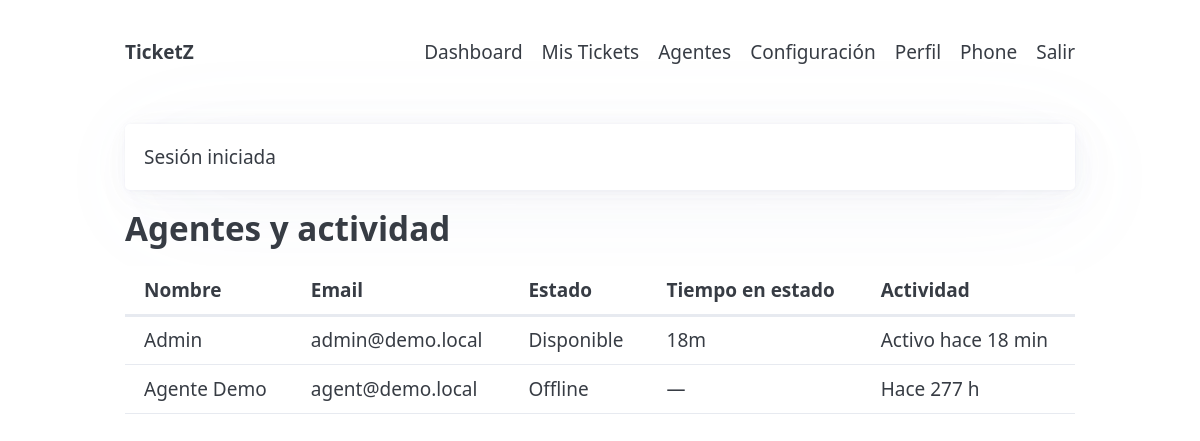
/?page=agents (signed in), run on an earlier commit of the app's database.
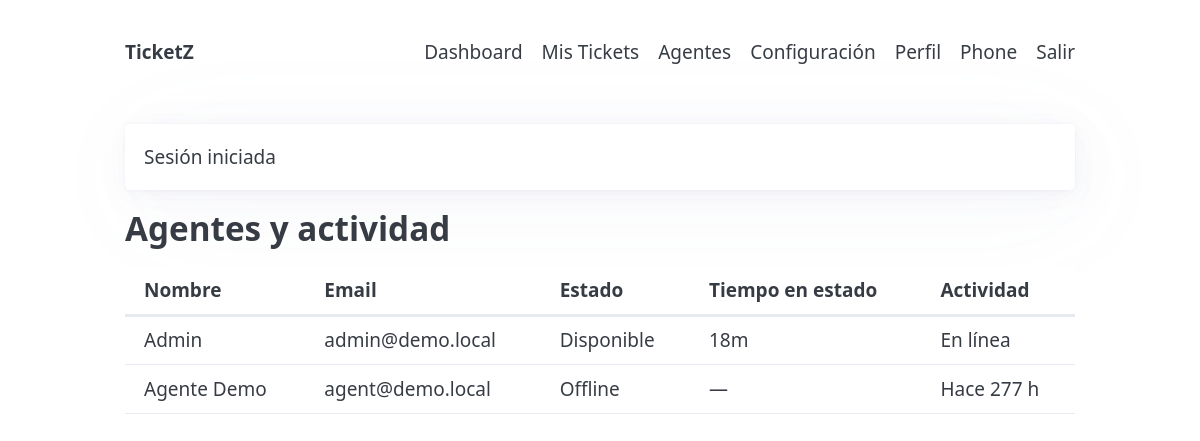
And on a later commit of the database.
### tables this page shows
CREATE TABLE users(
        id INTEGER PRIMARY KEY AUTOINCREMENT,
        name TEXT NOT NULL,
        email TEXT UNIQUE NOT NULL,
        pass TEXT NOT NULL,
        role TEXT NOT NULL DEFAULT "user",
        theme TEXT NOT NULL DEFAULT "light",
        notify_email INTEGER NOT NULL DEFAULT 1,
        last_active INTEGER DEFAULT NULL,
        created_at INTEGER NOT NULL
    , status TEXT NOT NULL DEFAULT "offline", status_since INTEGER DEFAULT NULL);

### app/db.php (called while the page is built, shortened)
<?php
function db(): PDO {
    static $pdo = null;
    if ($pdo) return $pdo;
    $dsn = 'sqlite:' . DB_FILE;
    try {
        $pdo = new PDO($dsn);
        $pdo->setAttribute(PDO::ATTR_ERRMODE, PDO::ERRMODE_EXCEPTION);
        $pdo->exec('PRAGMA foreign_keys = ON');
        return $pdo;
    } catch (PDOException $e) {
        http_response_code(500);
        $msg = "No se pudo abrir la base de datos SQLite en: " . DB_FILE . "\\nError: " . $e->getMessage();
        echo nl2br(htmlspecialchars($msg, ENT_QUOTES | ENT_SUBSTITUTE, 'UTF-8'));
        exit;
    }
}

### app/models.php (called while the page is built, shortened)
<?php
function list_agents(): array {
    $st=db()->query('SELECT id,name,email,last_active,status,status_since FROM users WHERE role IN ("agent","admin") ORDER BY name');
    return $st->fetchAll(PDO::FETCH_ASSOC);
}

### public/index.php (the view, shortened to what this page needs)
<?php
require_once __DIR__ . '/../app/bootstrap.php';
$page   = $_GET['page'] ?? 'home';
function human_duration(int $seconds): string {
    if ($seconds < 3600) return intval($seconds/60).'m';
    return intval($seconds/86400).'d';
}
if ($page === 'agents') {
    $agents = list_agents();
    render_header('Agentes', $user);
    echo '<div class="narrow"><h2>Agentes y actividad</h2><div class="table-scroll"><table><thead>
    <tr><th>Nombre</th><th>Email</th><th>Estado</th><th>Tiempo en estado</th><th>Actividad</th></tr></thead><tbody>';
    foreach ($agents as $a) {
        $ago = $a['last_active'] ? (time() - (int)$a['last_active']) : 999999;
        $label = $ago < 120 ? 'En línea' : ($ago < 3600 ? 'Activo hace '.intval($ago/60).' min' : 'Hace '.intval($ago/3600).' h');
        $since = $a['status_since'] ? human_duration(time() - (int)$a['status_since']) : '—';
        $state_label = $a['status'] === 'en_llamada' ? 'En llamada' :
                       ($a['status'] === 'disponible' ? 'Disponible' :
                        ($a['status'] === 'ausente' ? 'Ausente' : 'Offline'));
        echo '<tr><td>'.e($a['name']).'</td><td>'.e($a['email']).'</td><td>'.$state_label.'</td><td>'.$since.'</td><td>'.$label.'</td></tr>';
    }
    echo '</tbody></table></div></div>';
    render_footer(); exit;
}

### app/util.php (shortened to what this page needs)
<?php
function e(string $s): string { return htmlspecialchars($s, ENT_QUOTES | ENT_SUBSTITUTE, 'UTF-8'); }
function flash(string $key, ?string $msg = null) {
    if ($msg === null) {
        $m = $_SESSION['_flash'][$key] ?? null;
        return $m;
    }
}
function get_theme(): string {
    $u = $_SESSION['user'] ?? null;
    return $u['theme'] ?? 'light';
}
function render_header(string $title, ?array $user) {
$theme = get_theme();
echo '<!DOCTYPE html><html lang="es" data-theme="'.e($theme).'"><head>
<meta charset="utf-8"><meta name="viewport" content="width=device-width,initial-scale=1">
<title>'.e($title).'</title>
<link rel="stylesheet" href="https://unpkg.com/@picocss/pico@2/css/pico.min.css">
<link rel="stylesheet" href="assets/style.css">
<link rel="preconnect" href="https://fonts.googleapis.com"><link rel="preconnect" href="https://fonts.gstatic.com" crossorigin>
<link href="https://fonts.googleapis.com/css2?family=Inter:wght@400;600;700&display=swap" rel="stylesheet">
</head><body>
<header class="container">
  <nav>
    <ul><li><strong>TicketZ</strong></li></ul>
    <ul>';
    if ($user) {
        echo '<li><a href="?page=dashboard">Dashboard</a></li>
              <li><a href="?page=tickets">Mis Tickets</a></li>
              <li><a href="?page=agents">Agentes</a></li>
              <li><a href="?page=settings">Configuración</a></li>
              <li><a href="?page=profile">Perfil</a></li>
              <li><a href="?page=phone" target="_blank">Phone</a></li>
              <li><a class="contrast" href="?action=logout">Salir</a></li>';
    } else {
        echo '<li><a href="?page=home">Inicio</a></li>
              <li><a href="?page=login">Entrar</a></li>
              <li><a href="?page=register">Registro</a></li>';
    }
echo '</ul></nav></header><main class="container content">';
$m = flash('msg'); if ($m) { echo '<article class="msg">'.$m.'</article>'; }
}
function render_footer() {
    echo '</main><footer class="container"></footer>
<script>
document.querySelectorAll("[data-theme-toggle]").forEach(b=>{
  b.addEventListener("click",()=>{
    const cur=document.documentElement.getAttribute("data-theme")==="dark"?"light":"dark";
    document.documentElement.setAttribute("data-theme",cur);
    fetch("?action=theme&v="+cur,{method:"POST",headers:{ "Content-Type":"application/x-www-form-urlencoded" },body:"csrf=<?php echo e(csrf_token()); ?>&theme="+cur});
  });
});
</script>
</body></html>';
}

### public/assets/style.css (style rules this page uses)
:root { --brand: #7c4b2b; --brand-2: #f4e6d6; --brand-3: #f7f2ea; }
html, body { overflow: auto !important; }
header nav a { color: inherit !important; text-decoration: none !important; }

What changed in the data, as far as the page shows it:
changed users "Admin": last_active "Activo hace 18 min" → "En línea"
